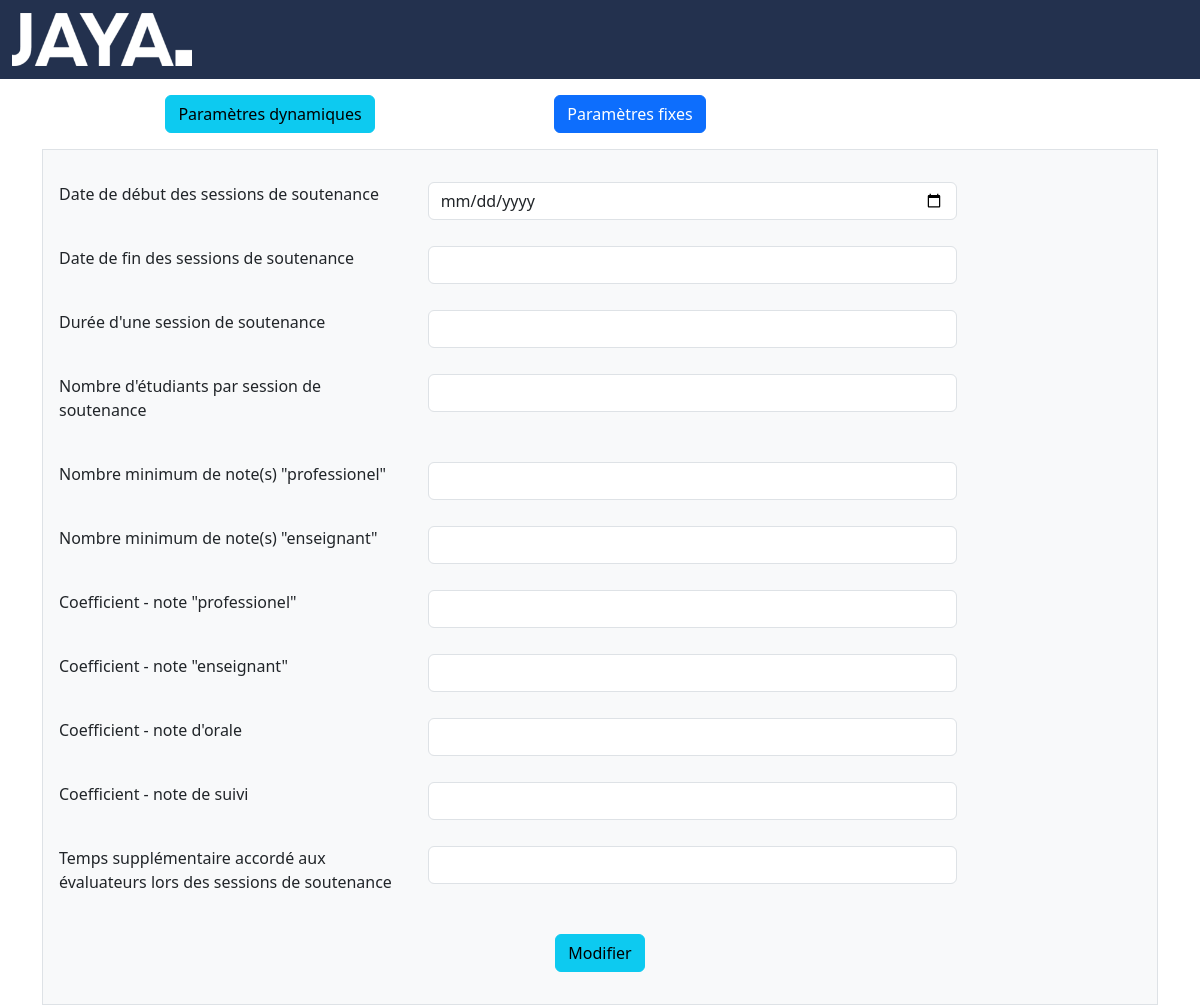
Page /pages/parametreFixe.php on the committed database.
### tables this page shows
CREATE TABLE `parametres` (
  `ID_param` int(11) NOT NULL,
  `Nom_param` varchar(80) DEFAULT NULL,
  `Description_param` varchar(255) DEFAULT NULL,
  `NbPoint_param` int(2) DEFAULT NULL
);

### pages/parametreFixe.php (the view, shortened to what this page needs)
<?php
include 'header.php';
include 'navbar.php';
$conn = Database::connect();
$query = "SELECT ID_param, Nom_param, Description_param FROM parametres
WHERE NbPoint_param IS NULL";
$result = $conn->query($query);
$parametres = $result->fetchall();
?>
<!DOCTYPE html>
<html lang="en">
<head>
</head>
<body>
    <div class="container">
        <div class="row align-item center  mt-3 ms-5">
            <div class="col-4 ">
                <a href="parametreDynamique.php" class="btn btn-info">Paramètres dynamiques</a>
            </div>
            <div class="col-4">
                <a href="parametreFixe.php" class="btn btn-primary">Paramètres fixes</a>
            </div>
        </div>
        <div class="bg-light mt-3 border p-3">
            <form action="updateParamFixe.php" method="post">
                <?php
                foreach ($parametres as $parametre) {
                    if ($parametre['Nom_param'] == "Date de début des sessions de soutenance" || $parametre['Nom_param'] == "Date de fin des sessions de soutenances") {
                ?>
                        <div class="row mt-3">
                            <div class=" col-4 mb-3">
                                <label for="description" class="form-label"><?= $parametre['Nom_param'] ?></label>
                            </div>
                            <div class="col-6">
                                <input type="date" class="form-control" name="description[]" value="<?= $parametre['Description_param'] ?>">
                            </div>
                        </div>
                    <?php
                    } else {
                    ?>
                        <div class="row mt-3">
                            <div class=" col-4 mb-3">
                                <label for="description" class="form-label"><?= $parametre['Nom_param'] ?></label>
                            </div>
                            <div class="col-6">
                                <input type="number" class="form-control" name="description[]" value="<?= $parametre['Description_param'] ?>">
                            </div>
                        </div>
                <?php
                    }
                }
                ?>
                <div class="text-center">
                    <button class="btn btn-info mt-3" type="submit">Modifier</button>
                </div>
            </form>
        </div>
    </div>
</body>
</html>

### css/style.css (style rules this page uses)
.center { text-align: center; }
.noDecoration, a:link, a:visited { text-decoration: none; }

### rows in the picture
parametres: Nom_param "Date de début des sessions de soutenance"
parametres: Nom_param "Date de fin des sessions de soutenance"
parametres: Nom_param "Durée d'une session de soutenance"
parametres: Nom_param "Nombre d'étudiants par session de soutenance"
parametres: Nom_param "Nombre minimum de note(s) \"professionel\""
parametres: Nom_param "Nombre minimum de note(s) \"enseignant\""
parametres: Nom_param "Coefficient - note \"professionel\""
parametres: Nom_param "Coefficient - note \"enseignant\""
parametres: Nom_param "Coefficient - note d'orale"
parametres: Nom_param "Coefficient - note de suivi"
parametres: Nom_param "Temps supplémentaire accordé aux évaluateurs lors des sessions de soutenance"
